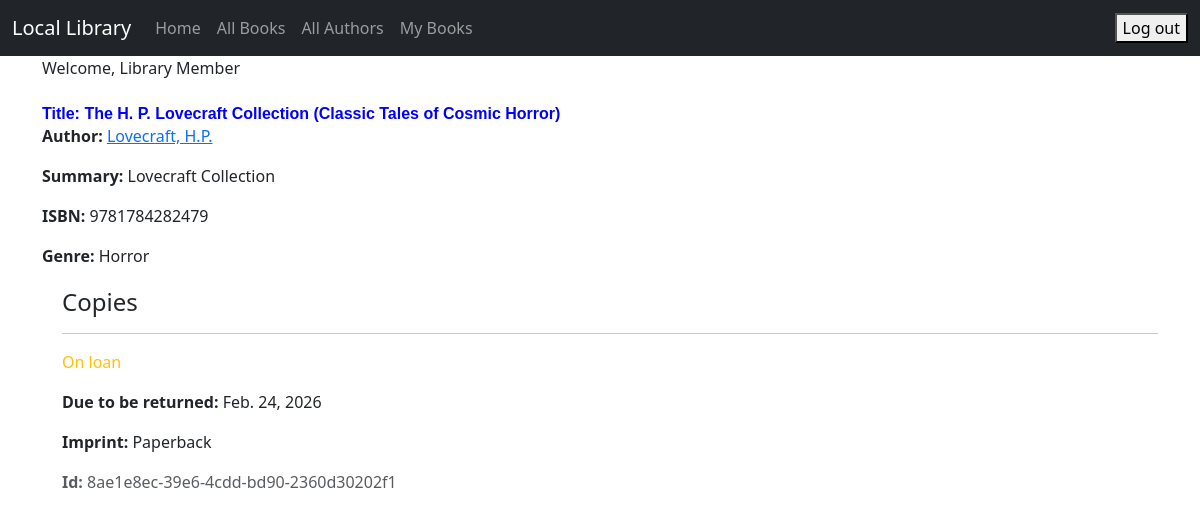
The page /book_detail/1 (signed in) on the database its author committed.
### catalog/models.py (models this page shows, shortened)
class Book(models.Model):
    title = models.CharField(max_length=200)
    author = models.ForeignKey('Author', on_delete=models.RESTRICT, null=True)
    summary = models.TextField(max_length=1000, help_text='Enter a brief description of the book')
    isbn = models.CharField('ISBN', max_length=13, unique=True,
                            help_text='13 Character <a href="https://www.isbn-international.org/content/what-isbn">ISBN number</a>')
    genre = models.ManyToManyField(Genre, help_text='Select a genre for this book')

class Author(models.Model):
    first_name = models.CharField(max_length=100)
    last_name = models.CharField(max_length=100)
    date_of_birth = models.DateField(null=True, blank=True)
    date_of_death = models.DateField('Died', null=True, blank=True)
    author_image = models.ImageField(upload_to='images/', null=True, blank=True)
    class Meta:
        ordering = ['last_name', 'first_name']
    def get_absolute_url(self):
        return reverse('author_detail', args=[str(self.id)])
    def __str__(self):
        return f'{self.last_name}, {self.first_name}'

class Genre(models.Model):
    name = models.CharField(max_length=200, help_text='Enter a book genre (e.g. Science Fiction)')
    def __str__(self):
        return self.name

class BookInstance(models.Model):
    id = models.UUIDField(primary_key=True, default=uuid.uuid4,
                          help_text='Unique ID for this particular book across whole library')
    book = models.ForeignKey('Book', on_delete=models.RESTRICT, null=True)
    imprint = models.CharField(max_length=200)
    due_back = models.DateField(null=True, blank=True)
    LOAN_STATUS = (
        ('m', 'Maintenance'), ('o', 'On loan'), ('a', 'Available'), ('r', 'Reserved'),
    )
    status = models.CharField(
        max_length=1,
        choices=LOAN_STATUS,
        blank=True,
        default='m',
        help_text='Book availability',
    )
    borrower = models.ForeignKey(User, on_delete=models.SET_NULL, null=True, blank=True)
    class Meta:
        ordering = ['due_back']

### catalog/views.py (the view)
# urls.py: path('book_detail/<int:pk>', views.BookDetailView.as_view(), name='book_detail'),
class BookDetailView(LoginRequiredMixin, generic.DetailView):
    model = Book

### catalog/templates/catalog/book_detail.html
{% extends "catalog/base.html" %}
{% block content %}
  <h1>Title: {{ book.title }}</h1>
  <p><strong>Author:</strong> <a href="{{ book.author.get_absolute_url }}">{{ book.author }}</a></p>
  <p><strong>Summary:</strong> {{ book.summary }}</p>
  <p><strong>ISBN:</strong> {{ book.isbn }}</p>
  <p><strong>Genre:</strong> {{ book.genre.all|join:", " }}</p>
  <div style="margin-left:20px;margin-top:20px">
    <h4>Copies</h4>
    {% for copy in book.bookinstance_set.all %}
      <hr>
      <p class="{% if copy.status == 'a' %}text-success{% elif copy.status == 'm' %}text-danger{% else %}text-warning{% endif %}">
        {{ copy.get_status_display }}
      </p>
      {% if copy.status != 'a' %}
        <p><strong>Due to be returned:</strong> {{ copy.due_back }}</p>
      {% endif %}
      <p><strong>Imprint:</strong> {{ copy.imprint }}</p>
      <p class="text-muted"><strong>Id:</strong> {{ copy.id }}</p>
    {% endfor %}
  </div>
{% endblock %}

### catalog/templates/catalog/base.html (shortened to what this page needs)
{% load static %}
<!doctype html>
<html lang="en">
<head>
    <link href="https://cdn.jsdelivr.net/npm/bootstrap@5.3.0-alpha1/dist/css/bootstrap.min.css" rel="stylesheet"
>
    <link href="{% static 'css/my_style.css' %}" rel="stylesheet">
</head>
<body>
<nav class="navbar navbar-expand-lg navbar-dark bg-dark">
    <div class="container-fluid">
        <a class="navbar-brand" href="{% url 'index' %}">Local Library</a>
        <div class="collapse navbar-collapse" id="navbarSupportedContent">
            <ul class="navbar-nav me-auto mb-2 mb-lg-0">
                <li class="nav-item">
                    <a class="nav-link" href="{% url 'index' %}">Home</a>
                </li>
                <li class="nav-item">
                    <a class="nav-link" href="{% url 'book_list' %}">All Books</a>
                </li>
                <li class="nav-item">
                    <a class="nav-link" href={% url 'author_list' %}>All Authors</a>
                </li>
                {% if user.is_authenticated %}
                    <li><a class="nav-link" href="{% url 'my_books' %}">My Books</a></li>
                {% endif %}
            </ul>
        </div>
    <ul class="nav navbar-nav ml-auto">
        {% if user.is_authenticated %}
           <li>
              <form action="{% url 'logout' %}" method="post">
                 <button type="submit">Log out</button>
              </form>
           </li>
        {% else %}
            <li><a class="nav-link" href="{% url 'login' %}"><span class="glyphicon glyphicon-log-in"></span>Login</a>
            </li>
            <li><a class="nav-link" href="{% url 'register' %}"><span class="glyphicon glyphicon-log-in"></span>Sign Up</a>
            </li>
        {% endif %}
    </ul>
    </div>
</nav>
<div class="container">
    {% if user.is_authenticated %}
        Welcome, {{ user.first_name }} {{ user.last_name }}
    {% endif %}
</div>
<div class="container">
    <br/>
    {% block content %}
    {% endblock %}
</div>
</body>
</html>

### catalog/static/css/my_style.css (style rules this page uses)
h1 { color: blue; font-family: arial, sans-serif; font-size: 16px; font-weight: bold; margin-top: 0px; margin-bottom: 1px; }

### rows shown on the page
Book: title "The H. P. Lovecraft Collection (Classic Tales of Cosmic Horror)", author "Lovecraft, H.P.", summary "Lovecraft Collection", isbn "9781784282479", genre.all "Horror"
BookInstance: status "On loan", due_back "Feb. 24, 2026", imprint "Paperback", id "8ae1e8ec-39e6-4cdd-bd90-2360d30202f1"

### other values the page prints
{{ user.first_name }} "Library"
{{ user.last_name }} "Member"
